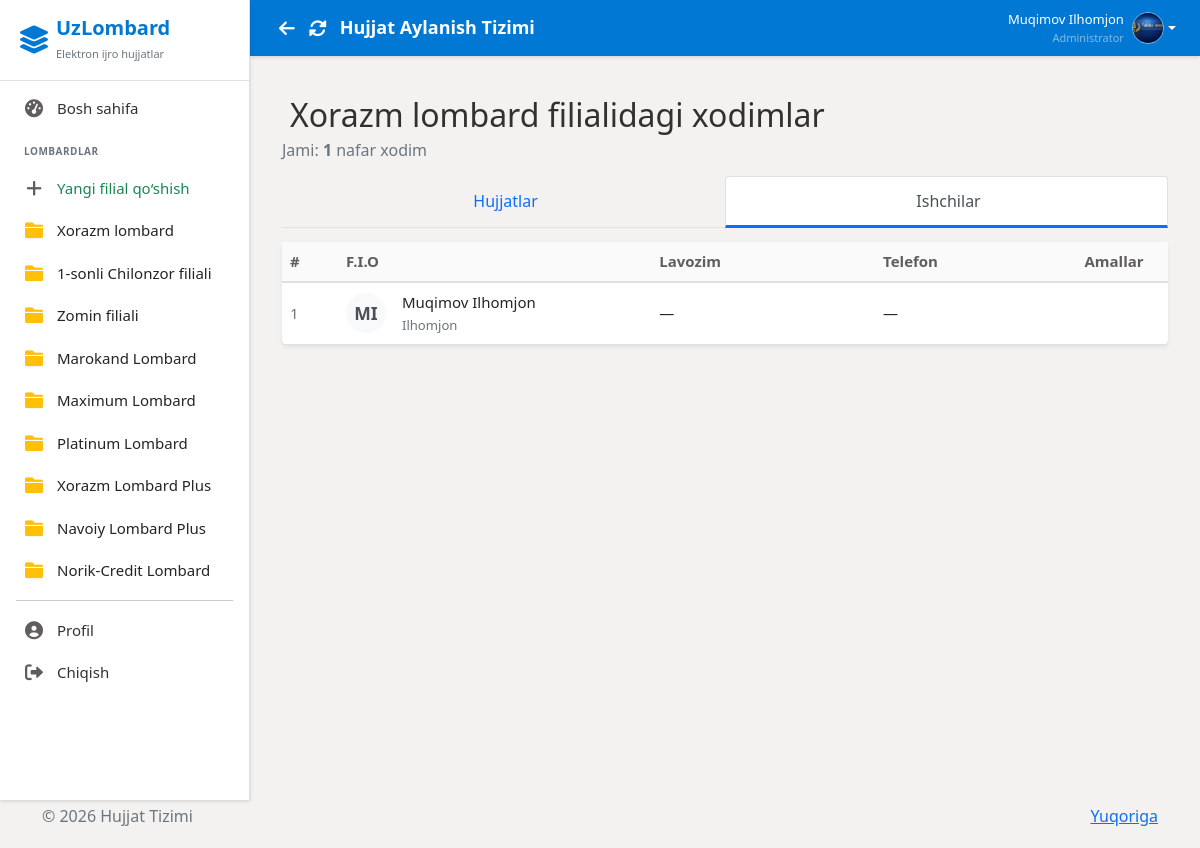
/branch-employees/4/?tab=employees (signed in), run on the app's committed database.
### users/models.py (models this page shows, shortened)
class Branch(models.Model):
    name = models.CharField(max_length=100, verbose_name='Branch Name')
    created_at = models.DateTimeField(auto_now_add=True)
    class Meta:
        verbose_name = 'Branch'
        verbose_name_plural = 'Branches'

class CustomUser(AbstractUser):
    ROLE_CHOICES = (
        ('admin', 'Administrator'),
        ('employee', 'Ishchi'),
        ('director', 'Direktor'),
    )
    role = models.CharField(max_length=20, choices=ROLE_CHOICES, default='employee')
    branch = models.ManyToManyField(
        Branch,
        related_name='employees',
        blank=True
    )
    profile_image = models.ImageField(upload_to='profiles/', null=True, blank=True)
    fingerprint_enabled = models.BooleanField(default=False, verbose_name='Fingerprint Authentication Enabled')
    middle_name = models.CharField(max_length=100, blank=True, verbose_name='Otasining ismi')
    position = models.CharField(max_length=200, blank=True, verbose_name='Lavozim')
    pinfl = models.CharField(max_length=14, unique=True, null=True, blank=True, verbose_name="JSHSHIR (PINFL)")
    class Meta:
        verbose_name = 'User'
        verbose_name_plural = 'Users'

### users/views.py (the view)
# urls.py: path('branch-employees/<int:branch_id>/', views.branch_employees,     name='branch_employees'),
@login_required
def branch_employees(request, branch_id):
    if not request.user.role == 'admin':
        messages.error(request, "You don't have access to this page")
        return redirect('dashboard')
    branch = get_object_or_404(Branch, id=branch_id)
    employees = CustomUser.objects.filter(branch=branch).order_by('last_name', 'first_name')
    context = {
        'branch': branch,
        'employees': employees,
        'title': f"Employees in {branch.name}",
    }
    return render(request, 'users/branch_employees.html', context)

### users/context_processors.py (called while the page is built)
def sidebar_branches(request):
    branches = Branch.objects.all()
    return {
        'sidebar_branches': branches
    }

### templates/users/branch_employees.html (shortened to what this page needs)
{% extends 'base.html' %}
{% load static %}
{% block content %}
<div class="container-fluid py-4">
    <div class="d-flex flex-column flex-md-row justify-content-between align-items-md-center mb-4 gap-3">
        <div>
            <h2 class="mb-1">
                {{ branch.name }} filialidagi xodimlar
            </h2>
            <p class="text-muted mb-0">
                Jami: <strong>{{ employees.count }}</strong> nafar xodim
            </p>
        </div>
    </div>
    <ul class="nav nav-tabs nav-fill mb-4 flex-nowrap" id="branchTabs" role="tablist">
        <li class="nav-item" role="presentation">
            <a class="nav-link  {% if active_tab == 'employees' %}active{% endif %}"
               href="{% url 'branch_documents' branch.id %}?tab=documents"
               role="tab">
                 Hujjatlar
            </a>
        </li>
        <li class="nav-item" role="presentation">
            <a class="nav-link {% if active_tab == 'documents' or not active_tab %}active{% endif %}"
               href="{% url 'branch_employees' branch.id %}?tab=employees"
               role="tab">
                 Ishchilar
            </a>
        </li>
    </ul>
    {% if employees %}
    <div class="card shadow-sm border-0">
        <div class="card-body p-0">
            <div class="table-responsive">
                <table class="table table-hover align-middle mb-0">
                    <thead class="table-light">
                        <tr>
                            <th style="width: 5%">#</th>
                            <th style="width: 28%">F.I.O</th>
                            <th style="width: 20%">Lavozim</th>
                            <th style="width: 18%">Telefon</th>
                            <th style="width: 7%">Amallar</th>
                        </tr>
                    </thead>
                    <tbody>
                        {% for emp in employees %}
                        <tr>
                            <td class="text-muted">{{ forloop.counter }}</td>
                            <td>
                                <div class="d-flex align-items-center">
                                    <div class="avatar-circle bg-light me-3">
                                        {% if emp.profile_picture %}
                                        <img src="{{ emp.profile_picture.url }}" alt="{{ emp.get_full_name }}" class="rounded-circle" width="40" height="40">
                                        {% else %}
                                        <span class="initials">{{ emp.first_name|slice:":1" }}{{ emp.last_name|slice:":1" }}</span>
                                        {% endif %}
                                    </div>
                                    <div>
                                        <div class="fw-medium">{{ emp.get_full_name }}</div>
                                        <small class="text-muted">{{ emp.username }}</small>
                                    </div>
                                </div>
                            </td>
                            <td>
                                {{ emp.position|default:"—" }}
                            </td>
                            <td>
                                {% if emp.phone %}
                                <a href="tel:{{ emp.phone }}" class="text-decoration-none">
                                    {{ emp.phone }}
                                </a>
                                {% else %}
                                —
                                {% endif %}
                            </td>
                            <td class="text-end">
                                <div class="dropdown">
                                    <button class="btn btn-sm btn-link text-muted p-0" type="button" data-bs-toggle="dropdown">
                                    </button>
                                </div>
                            </td>
                        </tr>
                        {% empty %}
                        <tr>
                            <td colspan="6" class="text-center py-5 text-muted">
                                Ushbu filialda hali xodimlar ro‘yxatdan o‘tmagan
                            </td>
                        </tr>
                        {% endfor %}
                    </tbody>
                </table>
            </div>
        </div>
    </div>
    {% endif %}
</div>
{% endblock %}

### templates/layouts/sidebar.html (shortened to what this page needs)
<div class="sidebar">
    <div class="sidebar-header d-flex align-items-center">
        <i class="fas fa-layer-group fs-3 me-2"></i>
        <div>
            <h5 class="mb-0 fw-bold">UzLombard</h5>
            <small class="text-secondary" style="font-size: 11px;">Elektron ijro hujjatlar</small>
        </div>
    </div>
    <div class="sidebar-menu">
        {% if user.is_authenticated %}
        {% if user.role == 'admin' %}
        <a href="{% url 'dashboard' %}"
            class="{% if request.resolver_match.url_name == 'dashboard' %}active{% endif %}">
            <i class="fas fa-tachometer-alt"></i>
            Bosh sahifa
        </a>
        <div class="mt-4 mb-2 px-4 text-uppercase fw-bold text-secondary"
            style="font-size: 10px; letter-spacing: 0.5px;">
            Lombardlar
        </div>
        <a href="{% url 'create_branch' %}" class="text-success fw-semibold">
            <i class="fas fa-plus"></i> Yangi filial qo‘shish
        </a>
        {% for branch in sidebar_branches %}
        <a href="{% url 'branch_documents' branch.id %}" class="text-dark fw-semibold">
            <i class="fas fa-folder text-warning"></i> {{ branch.name }}
        </a>
        {% endfor %}
        {% endif %}
        <hr class="mx-3 my-2" style="border-color: var(--sidebar-border);">
        <a href="{% url 'profile' %}">
            <i class="fas fa-user-circle"></i>
            Profil
        </a>
        <a href="{% url 'logout' %}" onclick="return confirm('Chiqishni istaysizmi?')">
            <i class="fas fa-sign-out-alt"></i>
            Chiqish
        </a>
        {% else %}
        <a href="{% url 'login' %}">
            <i class="fas fa-sign-in-alt"></i>
            Kirish
        </a>
        {% endif %}
    </div>
</div>

### templates/layouts/header.html (shortened to what this page needs)
<div class="header">
  <div class="d-flex align-items-center">
    <button onclick="history.back()" class="btn btn-link text-white p-1 me-1" title="Orqaga" style="font-size:18px; text-decoration:none;">
      <i class="fas fa-arrow-left"></i>
    </button>
    <button onclick="location.reload()" class="btn btn-link text-white p-1 me-2" title="Yangilash" style="font-size:18px; text-decoration:none;">
      <i class="fas fa-sync-alt"></i>
    </button>
    <h4>{% block header_title %}Hujjat Aylanish Tizimi{% endblock %}</h4>
  </div>
  {% if user.is_authenticated %}
  <div class="user-info">
    <div class="dropdown">
      <a href="#" class="d-flex align-items-center text-decoration-none dropdown-toggle text-white"
        data-bs-toggle="dropdown">
        <div class="text-end me-2 d-none d-md-block">
          <div class="fw-semibold" style="font-size: 13px;">{{ user.get_full_name }}</div>
          <div class="text-white-50" style="font-size: 11px;">{{ user.get_role_display }}</div>
        </div>
        {% if user.profile_image %}
        <img src="{{ user.profile_image.url }}" alt="Profile" class="user-avatar">
        {% else %}
        <div class="user-avatar bg-white text-primary d-flex align-items-center justify-content-center fw-bold">
          {{ user.first_name|first }}{{ user.last_name|first }}
        </div>
        {% endif %}
      </a>
    </div>
  </div>
  {% endif %}
</div>

### templates/base.html (style rules this page uses)
:root { --primary-color: #0078D4; --primary-hover: #005A9E; --primary-light: #C7E0F4; --secondary-color: #605E5C; --success-color: #107C41; --warning-color: #D83B01; --danger-color: #A4262C; --bg-body: #F3F2F1; --bg-surface: #FFFFFF; --text-primary: #323130; --text-secondary: #605E5C; --sidebar-bg: #FFFFFF; --sidebar-border: #E1DFDD; --sidebar-width: 250px; --header-height: 56px; --radius-md: 4px; --radius-lg: 6px; --shadow-sm: 0 1.6px 3.6px 0 rgba(0, 0, 0, 0.13), 0 0.3px 0.9px 0 rgba(0, 0, 0, 0.11); --shadow-md: 0 3.2px 7.2px 0 rgba(0, 0, 0, 0.13), 0 0.6px 1.8px 0 rgba(0, 0, 0, 0.11); }
* { margin: 0; padding: 0; box-sizing: border-box; }
body { font-family: 'Segoe UI', -apple-system, BlinkMacSystemFont, Roboto, 'Helvetica Neue', sans-serif; background-color: var(--bg-body); color: var(--text-primary); font-size: 16px; overflow: hidden; height: 100vh; }
.form-control, .btn { border-radius: var(--radius-md); font-family: inherit; }
.btn { font-weight: 600; box-shadow: none; transition: background-color 0.1s ease, color 0.1s ease; }
.sidebar { position: fixed; top: 0; left: 0; height: 100vh; width: var(--sidebar-width); background: var(--sidebar-bg); color: var(--text-primary); transition: all 0.3s cubic-bezier(0.25, 0.8, 0.25, 1); z-index: 1000; box-shadow: var(--shadow-sm); border-right: 1px solid var(--sidebar-border); }
.sidebar-header { padding: 16px 20px; background: transparent; border-bottom: 1px solid var(--sidebar-border); color: var(--primary-color); }
.sidebar-menu { padding: 6px 0; }
.sidebar-menu a { display: flex; align-items: center; padding: 10px 20px; color: var(--text-primary); text-decoration: none; transition: background-color 0.1s; border-left: 3px solid transparent; font-weight: 400; font-size: 15px; }
.sidebar-menu i { margin-right: 12px; width: 22px; text-align: center; font-size: 18px; color: var(--secondary-color); }
.header { background: var(--primary-color); color: white; padding: 0 24px; height: var(--header-height); min-height: var(--header-height); display: flex; justify-content: space-between; align-items: center; box-shadow: var(--shadow-sm); margin-bottom: 0; flex-shrink: 0; }
.header h4 { font-size: 18px; font-weight: 600; margin: 0; }
.user-info { display: flex; align-items: center; gap: 15px; }
.user-avatar { width: 32px; height: 32px; border-radius: 50%; object-fit: cover; border: 1px solid rgba(255, 255, 255, 0.5); }
.card { border: 1px solid var(--sidebar-border); border-radius: var(--radius-lg); box-shadow: var(--shadow-sm); margin-bottom: 12px; background: var(--bg-surface); transition: box-shadow 0.2s; }
.table { font-size: 15px; vertical-align: middle; }
.table thead th { border-bottom: 2px solid var(--sidebar-border); color: var(--text-secondary); font-weight: 600; background: #FAFAFA; }
.mt-4 { margin-top: 14px !important; }
.mb-4 { margin-bottom: 14px !important; }

### templates/users/branch_employees.html (style rules this page uses)
.avatar-circle { width: 40px; height: 40px; border-radius: 50%; display: flex; align-items: center; justify-content: center; font-weight: bold; color: #495057; background-color: #e9ecef; font-size: 1.1rem; }
.initials { text-transform: uppercase; }
.table th, .table td { vertical-align: middle; }
.nav-tabs .nav-link { padding: 0.75rem 1.25rem; font-weight: 500; }
.nav-tabs .nav-link.active { border-bottom: 3px solid #0d6efd; }

### data on the page
Branch: name "Xorazm lombard"
Branch: name "1-sonli Chilonzor filiali"
Branch: name "Zomin filiali"
Branch: name "Marokand Lombard"
Branch: name "Maximum Lombard"
Branch: name "Platinum Lombard"
Branch: name "Xorazm Lombard Plus"
Branch: name "Navoiy Lombard Plus"
Branch: name "Norik-Сredit Lombard"
CustomUser: get_full_name "Muqimov Ilhomjon", role "Administrator", profile_image (picture), first_name "M", last_name "I", username "Ilhomjon", position "—"

### other printed values
{{ employees.count }} "1"
